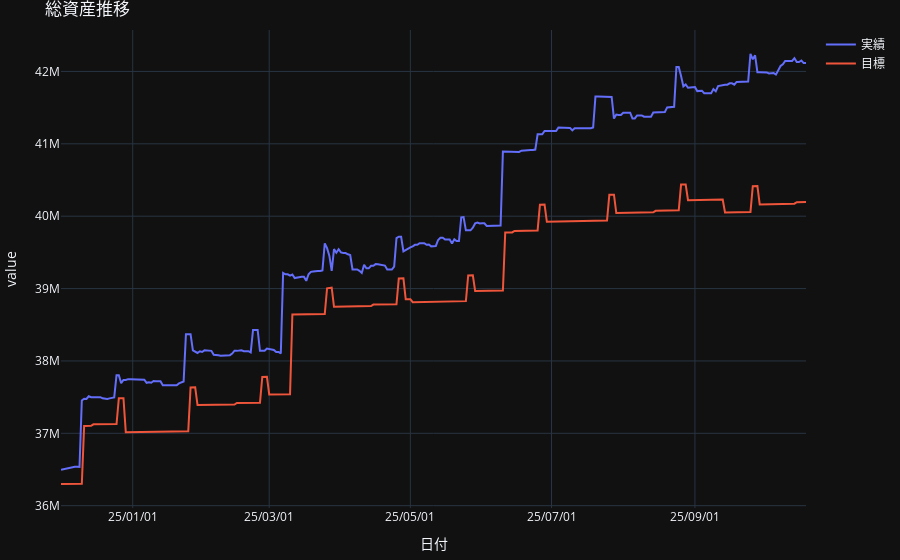
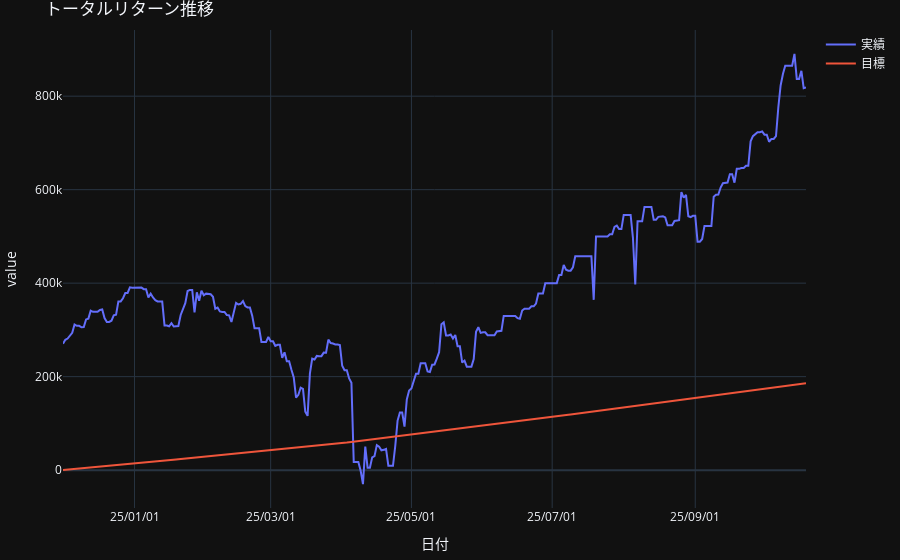

These figures' notebook cell, in order:
### Markdown cell above
#### _________ダッシュボード

### Code cell
graphs = []   
# 1. 総資産推移
pivot = get_pivot_from_db(DB_PATH_FINANCE, "資産詳細", "date", ["資産タイプ"],["資産額"],"sum").sum(axis=1)
pivot_target = get_pivot_from_db(DB_PATH_FINANCE, "資産目標値", "date", ["資産タイプ"],["資産額"],"sum").sum(axis=1)
df = pd.concat([pivot, pivot_target], axis=1, keys=["実績", "目標"])

fig = px.line(df, x=df.index, y=df.columns, title="総資産推移", labels={"date": "日付", "values":"資産額","variable":""}, template="plotly_dark")
fig.update_xaxes(tickformat="%y/%m/%d")
fig.update_layout(autosize=True, margin=dict(l=10,r=10,t=30,b=30))
fig.show()

# 2. トータルリターン推移
pivot = get_pivot_from_db(DB_PATH_FINANCE, "資産詳細", "date", ["資産タイプ"],["トータルリターン"],"sum").sum(axis=1)
pivot_target = get_pivot_from_db(DB_PATH_FINANCE, "資産目標値", "date", ["資産タイプ"],["トータルリターン"],"sum").sum(axis=1).cumsum()
df = pd.concat([pivot, pivot_target], axis=1, keys=["実績", "目標"])

fig = px.line(df, x=df.index, y=df.columns, title="トータルリターン推移", labels={"date": "日付", "values":"リターン額","variable":""}, template="plotly_dark")
fig.update_xaxes(tickformat="%y/%m/%d")
fig.update_layout(autosize=True, margin=dict(l=10,r=10,t=30,b=30))
fig.show()

# 3. 任意グラフ（後で追加可能）
# 4. 一般収支推移


# 5. 特別収支推移
# 6. 任意グラフ（後で追加可能）

### Figure 1 — Plotly figure (JSON) as saved in the notebook; plotly's stock layout.template omitted (floating-point values rounded to 4 significant figures; data arrays with more than 128 entries replaced by an {"elided": "..."} marker saying what was removed)
{"data": [{"hovertemplate": "=実績<br>日付=%{x}<br>value=%{y}<extra></extra>", "legendgroup": "実績", "line": {"color": "#636efa", "dash": "solid"}, "marker": {"symbol": "circle"}, "mode": "lines", "name": "実績", "orientation": "v", "showlegend": true, "type": "scatter", "x": {"elided": "323 str values"}, "xaxis": "x", "y": {"elided": "323 float values"}, "yaxis": "y"}, {"hovertemplate": "=目標<br>日付=%{x}<br>value=%{y}<extra></extra>", "legendgroup": "目標", "line": {"color": "#EF553B", "dash": "solid"}, "marker": {"symbol": "circle"}, "mode": "lines", "name": "目標", "orientation": "v", "showlegend": true, "type": "scatter", "x": {"elided": "323 str values"}, "xaxis": "x", "y": {"elided": "323 float values"}, "yaxis": "y"}], "layout": {"autosize": true, "legend": {"title": {"text": ""}, "tracegroupgap": 0}, "margin": {"b": 30, "l": 10, "r": 10, "t": 30}, "title": {"text": "総資産推移"}, "xaxis": {"anchor": "y", "domain": [0, 1], "tickformat": "%y/%m/%d", "title": {"text": "日付"}}, "yaxis": {"anchor": "x", "domain": [0, 1], "title": {"text": "value"}}}}

### Figure 2 — Plotly figure (JSON) as saved in the notebook; plotly's stock layout.template omitted (floating-point values rounded to 4 significant figures; data arrays with more than 128 entries replaced by an {"elided": "..."} marker saying what was removed)
{"data": [{"hovertemplate": "=実績<br>日付=%{x}<br>value=%{y}<extra></extra>", "legendgroup": "実績", "line": {"color": "#636efa", "dash": "solid"}, "marker": {"symbol": "circle"}, "mode": "lines", "name": "実績", "orientation": "v", "showlegend": true, "type": "scatter", "x": {"elided": "323 str values"}, "xaxis": "x", "y": {"elided": "323 float values"}, "yaxis": "y"}, {"hovertemplate": "=目標<br>日付=%{x}<br>value=%{y}<extra></extra>", "legendgroup": "目標", "line": {"color": "#EF553B", "dash": "solid"}, "marker": {"symbol": "circle"}, "mode": "lines", "name": "目標", "orientation": "v", "showlegend": true, "type": "scatter", "x": {"elided": "323 str values"}, "xaxis": "x", "y": {"elided": "323 float values"}, "yaxis": "y"}], "layout": {"autosize": true, "legend": {"title": {"text": ""}, "tracegroupgap": 0}, "margin": {"b": 30, "l": 10, "r": 10, "t": 30}, "title": {"text": "トータルリターン推移"}, "xaxis": {"anchor": "y", "domain": [0, 1], "tickformat": "%y/%m/%d", "title": {"text": "日付"}}, "yaxis": {"anchor": "x", "domain": [0, 1], "title": {"text": "value"}}}}
